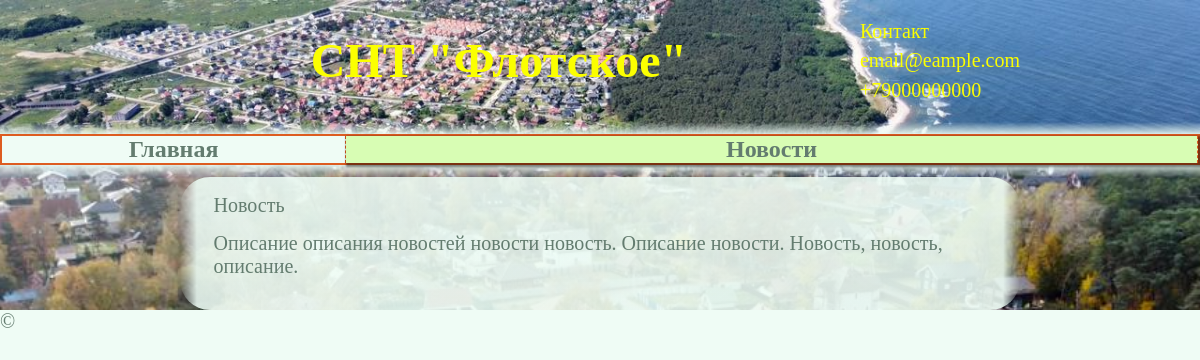
Before: /website/news/ with the older database file.
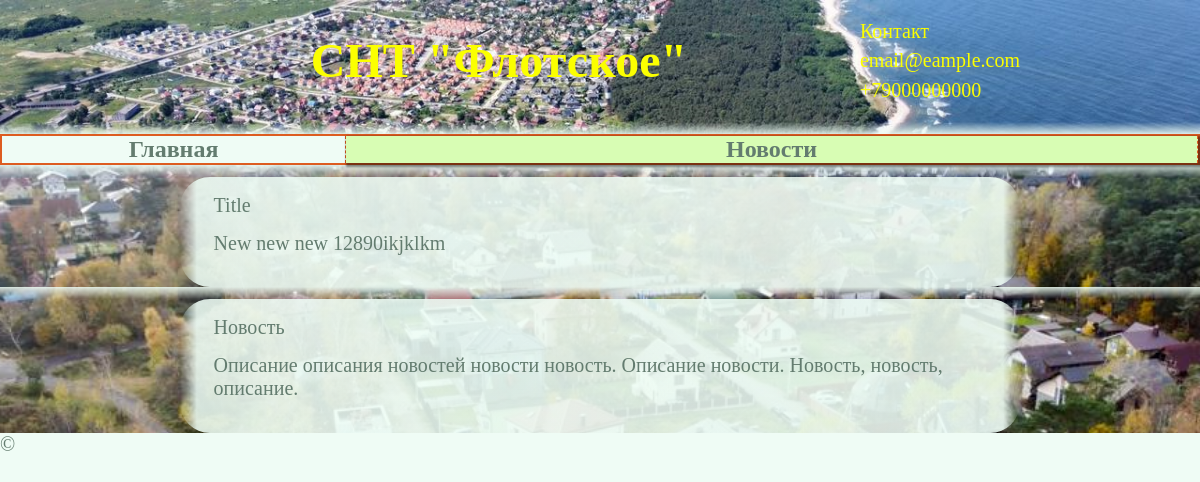
After: the same page with the newer database file.
### website/models.py (models this page shows)
class Contacts(models.Model):
    name = models.CharField(max_length=200)
    email = models.EmailField()
    phone = models.CharField(max_length=12)
    description = models.TextField()
    job = models.CharField(max_length=200)

class News(models.Model):
    date = models.DateTimeField()
    title = models.CharField(max_length=200)
    text = models.TextField()

### website/views.py (the view)
# urls.py: path("news/", views.news, name="news"),
def news(request) -> HttpResponse:
    contact = Contacts.objects.order_by("-job")[0]
    news_list = News.objects.order_by("-date")
    context = {"news_list": news_list, "contact": contact, "main_image": f"/static/src/image{randint(1, 13)}.jpg"}
    return render(request, "website/news.html", context)

### website/templates/website/news.html (shortened to what this page needs)
<!DOCTYPE html>
<html lang="ru">
<head>
    {% load static %}
    <link rel="stylesheet" href="{% static 'styles.css' %}" /></head>
<body>
    <a href="{% url 'website:contacts' %}" class="contacts-link">
    <header>
        <div class="contacts-div">
        <div class="name"><h1>СНТ "Флотское"</h1></div>
        <div class="contacts">
            {% if contact %}
            <p>{{ contact.name }}</p>
            <p>{{ contact.email }}</p>
            <p>{{ contact.phone }}</p>
            {% else %}
            <p>Контакты не найдены</p>
            {% endif %}
        </div>
        </div>
        <div class="header-change"></div>
    </header>
    </a>
    <nav class="navigation">
        <a href="{% url 'website:main' %}" class="home-icon active">Главная</a>
        <a href="{% url 'website:news' %}" class="nav-icon active nav-icon-chosen">Новости</a>
    </nav>
    <main>
        {% if news_list %}
        {% for news in news_list %}
        <div class="main-change"></div>
        <div class="main-transparency-div">
        <div class="main-div">
            {{ news.title }}
            <p>
                {{ news.text }}
            </p>
        </div>
        </div>
        {% endfor %}
        {% endif %}
    </main>
    <footer>
        &copy;
    </footer>
</body>
</html>

### website/static/styles.css (style rules this page uses)
* { padding: 0; margin: 0; }
:root { --bg-color: #edfcf4e0; --text-color: #637C6F; --primary-color: #dd5c20; --secondary-color: #d8fdb4; --accent-color: #fbff00; }
p, a { font-weight: 500; color: var(--text-color); }
nav:not(.carousel-div) { display: flex; flex-direction: row; flex-wrap: nowrap; align-items: center; align-content: space-around; justify-content: space-evenly; border: var(--primary-color) solid 2px; }
nav > a { font-size:larger; text-decoration: none; font-weight: 700; color: var(--text-color); text-align: center; }
.home-icon { flex: 1 1 content; }
.nav-icon { flex-grow: 3; }
.nav-icon:not(.last-icon), .home-icon { border-right: var(--primary-color) dashed 1px; }
.nav-icon-chosen { box-shadow: 2px 2px 2px 2px rgba(0, 0, 0, 0.45); background-color: var(--secondary-color); }
body { transition: all 0.8s; margin: 0px; resize: both; font-size: 20px; background-color: var(--bg-color); font-family: Georgia, 'Times New Roman', Times, serif; color: var(--text-color); }
header { background: url("src/header.jpg") no-repeat center top; background-size: 100% auto; }
.contacts-link { color: transparent; }
p { margin: 2% 0 2% 0; }
.contacts-link p { color:var(--accent-color) ; }
.name { flex: 1 1 content; display: flex; align-items: center; justify-content: center; font-size:x-large; padding-right: 5%; color:var(--accent-color) ; }
.contacts-div { margin-left: 15%; width: 70%; display: flex; flex-direction: row; }
.contacts { margin-top: 2%; margin-bottom: 2%; display: flex; flex-direction: column; }
.header-change { padding-bottom: 1%; background: linear-gradient( transparent 0%, var(--bg-color) 100%); }
main:not(#galery-main) { background-attachment: fixed; }
.main-change { padding-top: 1%; background: linear-gradient( var(--bg-color) 0%, transparent 100%); }
.main-transparency-div { border-radius: 30px; margin-left: 15%; background: linear-gradient(90deg, transparent 0%, var(--bg-color) 2%, var(--bg-color) 98%, transparent 100% ); width: 70%; }
.main-div { padding-top: 2%; padding-bottom: 2%; margin-left: 4%; width: 92%; background-color: transparent; flex-direction: column; }

Changed rows visible on the page:
added News: title "Title", text "New new new 12890ikjklkm"
